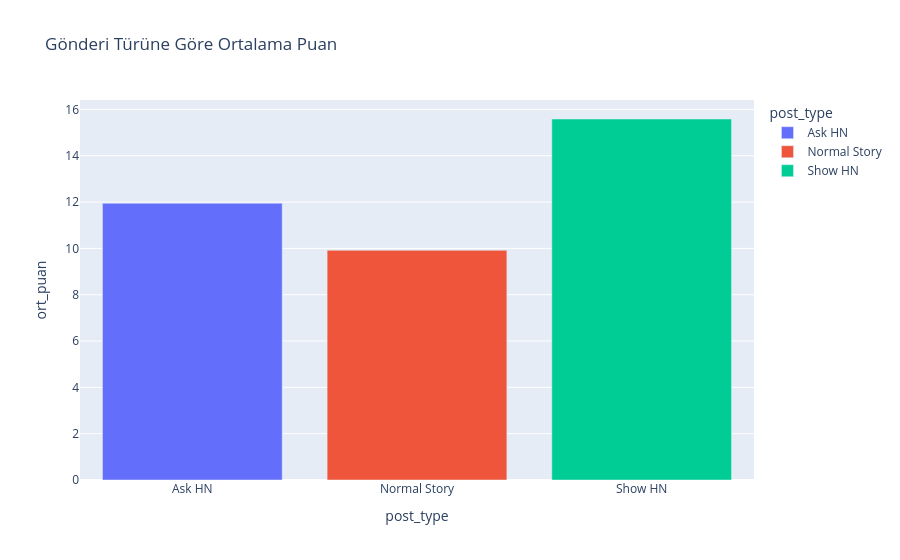

The code cell stored with this chart in its notebook:
### Code cell
fig = px.bar(
    post_type_analysis,
    x="post_type",
    y="ort_puan",
    color="post_type",
    title="Gönderi Türüne Göre Ortalama Puan"
)

fig.show()

### Figure 1 — Plotly figure (JSON) as saved in the notebook; plotly's stock layout.template omitted (floating-point values rounded to 4 significant figures)
{"data": [{"hovertemplate": "post_type=%{x}<br>ort_puan=%{y}<extra></extra>", "legendgroup": "Ask HN", "marker": {"color": "#636efa", "pattern": {"shape": ""}}, "name": "Ask HN", "orientation": "v", "showlegend": true, "textposition": "auto", "type": "bar", "x": ["Ask HN"], "xaxis": "x", "y": [11.95], "yaxis": "y"}, {"hovertemplate": "post_type=%{x}<br>ort_puan=%{y}<extra></extra>", "legendgroup": "Normal Story", "marker": {"color": "#EF553B", "pattern": {"shape": ""}}, "name": "Normal Story", "orientation": "v", "showlegend": true, "textposition": "auto", "type": "bar", "x": ["Normal Story"], "xaxis": "x", "y": [9.917], "yaxis": "y"}, {"hovertemplate": "post_type=%{x}<br>ort_puan=%{y}<extra></extra>", "legendgroup": "Show HN", "marker": {"color": "#00cc96", "pattern": {"shape": ""}}, "name": "Show HN", "orientation": "v", "showlegend": true, "textposition": "auto", "type": "bar", "x": ["Show HN"], "xaxis": "x", "y": [15.59], "yaxis": "y"}], "layout": {"autosize": true, "barmode": "relative", "legend": {"title": {"text": "post_type"}, "tracegroupgap": 0}, "title": {"text": "Gönderi Türüne Göre Ortalama Puan"}, "xaxis": {"anchor": "y", "autorange": true, "categoryarray": ["Ask HN", "Normal Story", "Show HN"], "categoryorder": "array", "domain": [0, 1], "range": [-0.5, 2.5], "title": {"text": "post_type"}, "type": "category"}, "yaxis": {"anchor": "x", "autorange": true, "domain": [0, 1], "range": [0, 16.41], "title": {"text": "ort_puan"}, "type": "linear"}}}
